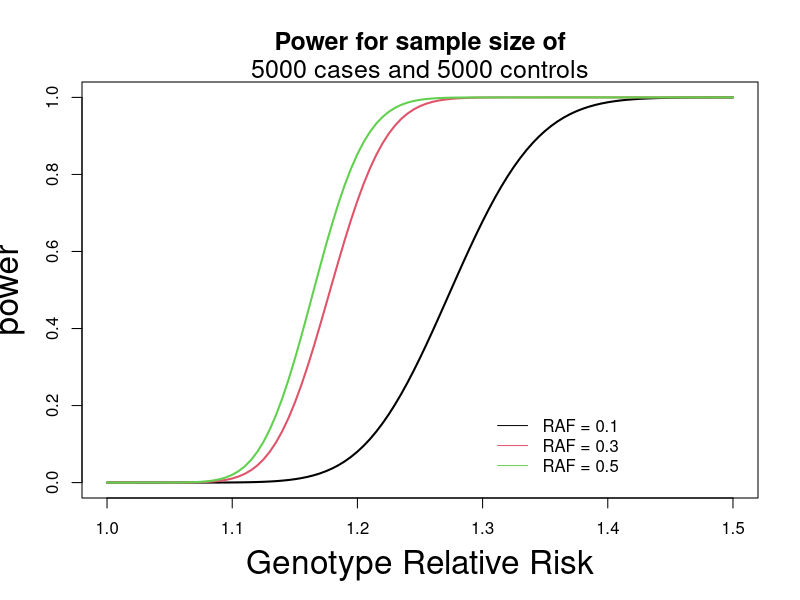

This figure's R source: (Note: this script raises an error after producing the figure.)
### R code from vignette source 'Sweave/PartF - Quantitative Genetics of Disease.Rnw'
### Encoding: UTF-8

###################################################
### code chunk number 1: PartF - Quantitative Genetics of Disease.Rnw:19-23
###################################################
v <- 0.5                          # Proportion of cases in sample
p <- 0.2                          # Frequency of risk allele A
R <- 1.2                          # Heterozygote genotype relative risk; homozygote GRR is R^2
K <- 0.01                         # Overall risk (or probability) of disease in population


###################################################
### code chunk number 2: PartF - Quantitative Genetics of Disease.Rnw:28-31
###################################################
N <- 10000                        # Total sample size
alpha <- 5e-8                     # Level of significance that will be used in the association study
t <- qnorm(alpha/2,0,1)           # Normal distribution threshold for declaring significance


###################################################
### code chunk number 3: PartF - Quantitative Genetics of Disease.Rnw:38-40
###################################################
f0 <- K/(1+p*(R-1))^2             # Probability of disease in those homozygote for non-risk allele aa
PG <- c((1-p)^2, 2*p*(1-p), p^2)  # Probability of genotypes aa, Aa, AA assumes HW equilibrium


###################################################
### code chunk number 4: PartF - Quantitative Genetics of Disease.Rnw:47-54
###################################################
PDgivG <- c(f0, f0*R, f0*R^2)     # Probability of disease given the genotype
PDandG <- PDgivG*PG               # Probability of  genotype and disease 
# PDandG <- c(f0*(1-p)^2,f0*R*2*p*(1-p),f0*R^2*p^2)
sum(PDandG); K                    # Check equals K
PGgivD <- PDandG/K                # Probability of genotype in people who are diseased - 
                                  # compare PGgivD to PG
pcase <- 0.5*PGgivD[2] + PGgivD[3]  # Frequency of allele A in cases


###################################################
### code chunk number 5: PartF - Quantitative Genetics of Disease.Rnw:61-69
###################################################
PNDgivG <- 1 - PDgivG               # Probability of being not diseased given the genotype
PGandND <- PNDgivG * PG             # Probability of  genotype and not diseased 
sum(PGandND); (1-K)               # Check equals 1-K
PGgivND <- PGandND / (1-K)          # Probability of genotype in not diseased - compare PGgivND + PG
pcont <- 0.5 * PGgivND[2] + PGgivND[3]# Frequency of allele A in controlsp
#pcontchk = (p/(1-K))*(1-K*R/(1+p*(R-1)))
# Checks
p;K*pcase + (1-K)*pcont             # Check that population weighted average of pcase and pcontrol is p


###################################################
### code chunk number 6: PartF - Quantitative Genetics of Disease.Rnw:76-80
###################################################
pcase-pcont
OR = (pcase/(1-pcase)) / (pcont/(1-pcont))
OR = (pcase/pcont) / ((1-pcase)/(1-pcont)) # equivalent
OR


###################################################
### code chunk number 7: PartF - Quantitative Genetics of Disease.Rnw:85-92
###################################################
pbar <- v*pcase + (1-v)*pcont       # Mean allele frequency in case-control sample
NCP <- (pcase-pcont) * (pcase-pcont) * 2 * N * v * (1-v) / (pbar*(1-pbar)) 
                                  # Chi-square non-centrality parameter
pow <- pnorm(sqrt(NCP)+t)         # Power - normal distribution is sqrt of chi-square
pow; NCP                          # Check agrees with genetic power calculator: 

# N <- 10000,v<-0.5,p<-0.2,R<-1.2,K<-0.01,alpha<-5e-8,Dprime<-1


###################################################
### code chunk number 8: PartF - Quantitative Genetics of Disease.Rnw:108-121 (eval = FALSE)
###################################################
## # N =10000,v = 0.5,p=0.2,R=1.2,K=0.01,alpha=5e-8
## pcont=?
## pbar <- v*pcase+(1-v)*pcont       # Mean allele frequency in case-control sample
## #NCP
## NCP <- (pcase-pcont)*(pcase-pcont)*2*N*v*(1-v)/(pbar*(1-pbar)) # Chi-square non-centrality parameter
## pow <- pnorm(sqrt(NCP)+t)         # Power - normal distribution is sqrt of chi-square
## pow; NCP  
## 
## #K=0.01
## #screened pow  = ??? ; NCP =???
## #unscreened pow = ???; NCP =???
## 
## # the code above assumes controls are screened, for unscreened controls pcont=p


###################################################
### code chunk number 9: PartF - Quantitative Genetics of Disease.Rnw:130-133 (eval = FALSE)
###################################################
## K=0.15 # rerun the relevant code
## #screened pow  = ??? ; NCP =???
## #unscreened pow = ???; NCP =???


###################################################
### code chunk number 10: PartF - Quantitative Genetics of Disease.Rnw:141-176
###################################################
getpower=function(p,GRR,Ncase,Ncont,A,K){
  N=Ncase+Ncont
  v<-Ncase/N
  Thr<-qnorm(A/2,0,1)
  pcase<-p*GRR/(p*GRR+1-p)
  pcont<-(p/(1-K))*(1-K*GRR/(1+p*(GRR-1)))
  pdiff=pcase-pcont
  pbar<-pcase*v+pcont*(1-v)
  #exactly the same as GPC
  NCP<-pdiff*pdiff*2*N*v*(1-v)/(pbar*(1-pbar))
  pow=pnorm(sqrt(NCP)+Thr)
  pbar=0.5*(pcase+pcont)
  Nequiv=NCP*pbar*(1-pbar)/pdiff^2   # sample size of equal cases and controls that gives same power
  result=list(pow=pow,NCP=NCP,Nequiv=Nequiv)
  result
}
getpower(0.2,1.2,5000,5000,5e-8,0.01) #confirm same as programmed above

#-------------------------
# run this section to get a power graph
#------------------------
opar<-par(mfrow=c(1,1))
Ncase=5000
Ncont=5000
maxGRR=1.5
A<-5e-8
x<-c(1,maxGRR)
y<-c(0,1)
plot(x,y,xlim=c(1,maxGRR),ylim=c(0,1),xlab="Genotype Relative Risk",ylab="power",
     main="Power for sample size of",type="n",cex.lab=2,cex.main=1.5)
mtext(paste(Ncase,"cases and",Ncont,"controls"),3,0,cex =1.5)
curve(getpower(0.1,x,Ncase,Ncont,A,K)$pow,from=1,to=maxGRR,col=1,lty=1,lwd=2,add=TRUE)
curve(getpower(0.3,x,Ncase,Ncont,A,K)$pow,from=1,to=maxGRR,col=2,lty=1,lwd=2,add=TRUE)
curve(getpower(0.5,x,Ncase,Ncont,A,K)$pow,from=1,to=maxGRR,col=3,lty=1,lwd=2,add=TRUE)
legend(x=1.3,y=0.2,col=c(1:3),lty=1,legend=paste("RAF =",c(0.1,0.3,0.5)),box.col="white")


###################################################
### code chunk number 11: PartF - Quantitative Genetics of Disease.Rnw:206-224
###################################################
set.seed(615) # for reproducibility
m = 500                                     # number of SNPs
maf = runif(m, 0, .5)                       # random MAF for each SNP

N = 400                                     # number of individuals
x012 = t(replicate(N, rbinom(m, 2, maf)))   # n x m genotype matrix
# 
# scaling the data
scale_x012 = scale(x012)
scale_x012[which(is.na(scale_x012))] = 0
# 
h2 = 0.9  # heretability
beta = rnorm(m, 0, sqrt(h2/m))
g_parent = scale_x012 %*% beta
e_parent = rnorm(N, 0, sqrt(1-h2))
# 
# phenotype parent
y_parent = g_parent + e_parent


###################################################
### code chunk number 12: PartF - Quantitative Genetics of Disease.Rnw:229-234
###################################################
K = 0.2
t = qnorm(1-K, 0, 1)

D_parent = rep(0, N)
D_parent[y_parent>t] = 1 # P: phenotype


###################################################
### code chunk number 13: PartF - Quantitative Genetics of Disease.Rnw:242-247 (eval = FALSE)
###################################################
## mean(y_parent[D_parent==0])
## mean(y_parent[D_parent==1])
## 
## i = dnorm(t)/K #i = z/K
## 


###################################################
### code chunk number 14: PartF - Quantitative Genetics of Disease.Rnw:259-294
###################################################

# if dad is AA and mom is AA => dad gives A, mom gives A =>kid is AA
# if dad is aa and mom is aa => dad gives a, mom gives a =>kid is aa
# if dad (or mom) is Aa, then probability 0.5 of giving a


# Given a parent individual, get one of their Alleles in the gamete
getGamete <- function(indiv) {
  indiv_gives = indiv # creates a vector of 0, or 1 . 0:a  and 1:A
    
  ind_1 = which(indiv_gives == 1) #we isolate the 1s (Aa) in the parent
  #if Parent is Aa, the gamete is one binomial trial with probability 0.5
  if (length(ind_1) > 0)
    indiv_gives[ind_1] = rbinom(length(ind_1), size=1, 0.5) 
    # gives 0 for a or 1 for A
      
  return(indiv_gives) # vector of 0s and 1s
}
  
# Two parental Gametes combine to form a zygote
combineGametes <- function(momGam, dadGam) {
  kid = (momGam + dadGam) 
  # 0(a) + 0(a) = 0 (aa)
  # 0(a) + 1(A) = 1 (aA)
  # 1(A) + 1(A) = 2 (AA)

  kid
}
  
# Given two individuals, get an offspring for next generation
getOffspring <- function(mom, dad) {
  momGam <- getGamete(mom)
  dadGam <- getGamete(dad)
  return(combineGametes(momGam, dadGam))  
}


###################################################
### code chunk number 15: PartF - Quantitative Genetics of Disease.Rnw:299-324
###################################################
fullsib = NULL # where we will store the offsprings
for(i in 1:(N/2)){
  # randomly pick two parents
  parents = sample (1:N,2)
  # generate 2 offsprings from these two parents
  kid_1 = getOffspring(x012[parents[1], ], x012[parents[2], ])
  kid_2 = getOffspring(x012[parents[1], ], x012[parents[2], ])
  
  # store the new offspring with the other ones
  fullsib = rbind(fullsib, rbind(kid_1,kid_2))  
}
#
# scaling the data
scale_fullsib = scale(fullsib)
scale_fullsib[which(is.na(scale_fullsib))] = 0
# 
# phenotype y_fullsib
g_fullsib = scale_fullsib %*% beta
e_fullsib = rnorm(N, 0, sqrt(1-h2))
# 
y_fullsib = g_fullsib + e_fullsib
# 
# liability of the disease
D_fullsib = rep(0, N)
D_fullsib[y_fullsib>t] = 1 # P: phenotype


###################################################
### code chunk number 16: PartF - Quantitative Genetics of Disease.Rnw:328-352
###################################################
MZ = NULL # where we will store the offsprings
for(i in 1:(N/2)){
  # randomly pick two parents
  parents = sample (1:N,2)
  # generate twice the same offspring from these two parents
  kid = getOffspring(x012[parents[1], ], x012[parents[2], ])

  # store the new offspring with the other ones
  MZ = rbind(MZ, rbind(kid,kid))  
}
# 
# scaling the data
scale_MZ = scale(MZ)
scale_MZ[which(is.na(scale_MZ))] = 0
#  
# phenotype y_MZ
g_MZ = scale_MZ %*% beta
e_MZ = rnorm(N, 0, sqrt(1-h2))
#  
y_MZ = g_MZ + e_MZ
#  
# liability of the disease
D_MZ = rep(0, N)
D_MZ[y_MZ>t] = 1 # P: phenotype


###################################################
### code chunk number 17: PartF - Quantitative Genetics of Disease.Rnw:358-378
###################################################
# disease state of randomly selected pair of parents
parents = matrix(D_parent[sample(1:N,N, replace=TRUE)],ncol=2) 
#

# parent1 affected
affected_parent1 = which(parents[,1] == 1)
# how many parents are affected when parent1 is
a = apply(parents[affected_parent1,],1,sum)
# a==2: the second parent is affected when parent1 is
risk_affected_parent1 = sum(a==2)/length(affected_parent1)


# parent1 non-affected
non_affected_parent1 = which(parents[,1] == 0)
# how many parents are affected when parent1 is not
a = apply(parents[non_affected_parent1,],1,sum)
# a==1: the second parent is affected when parent1 is not
risk_non_affected_parent1 = sum(a==1)/length(non_affected_parent1) 

risk_affected_parent1/risk_non_affected_parent1


###################################################
### code chunk number 18: PartF - Quantitative Genetics of Disease.Rnw:384-404
###################################################
per_parent = matrix(D_fullsib,ncol=2,byrow=T) # each siblings are in row
# 

# sib1 affected
affected_sib1 = which(per_parent[,1] == 1)
# how many siblings are affected when sib1 is
a = apply(per_parent[affected_sib1,],1,sum) 

# a==2: the second sibling is affected when sib1 is
risk_affected_sib1 = sum(a==2)/length(affected_sib1)


# sib1 non-affected
non_affected_sib1 = which(per_parent[,1] == 0)
# how many siblings are affected when sib1 is not
a = apply(per_parent[non_affected_sib1,],1,sum) 
# a==1: the second sibling is affected when sib1 is not
risk_non_affected_sib1 = sum(a==1)/length(non_affected_sib1) 

risk_affected_sib1/risk_non_affected_sib1


###################################################
### code chunk number 19: PartF - Quantitative Genetics of Disease.Rnw:410-429
###################################################
per_parent = matrix(D_MZ,ncol=2,byrow=T) # each sibling are in row
#

# twin1 affected
affected_twin1 = which(per_parent[,1] == 1)
# how many twins are affected when twin1 is
a = apply(per_parent[affected_twin1,],1,sum) 
# a==2: the second twin is affected when twin1 is
risk_affected_twin1 = sum(a==2)/length(affected_twin1) 


# twin1 non-affected
non_affected_twin1 = which(per_parent[,1] == 0)
# how many twins are affected when twin1 is not
a = apply(per_parent[non_affected_twin1,],1,sum) 
# a==1: the second twin is affected when twin1 is not
risk_non_affected_twin1 = sum(a==1)/length(non_affected_twin1) 

risk_affected_twin1/risk_non_affected_twin1


###################################################
### code chunk number 20: PartF - Quantitative Genetics of Disease.Rnw:439-441
###################################################
# the end of that chapter. Command not to be run by students
Stangle('Sweave/PartF - Quantitative Genetics of Disease.Rnw', encoding = 'utf8', output = "Additional Files For Students/Rcode/PartF - Quantitative Genetics of Disease.R")


